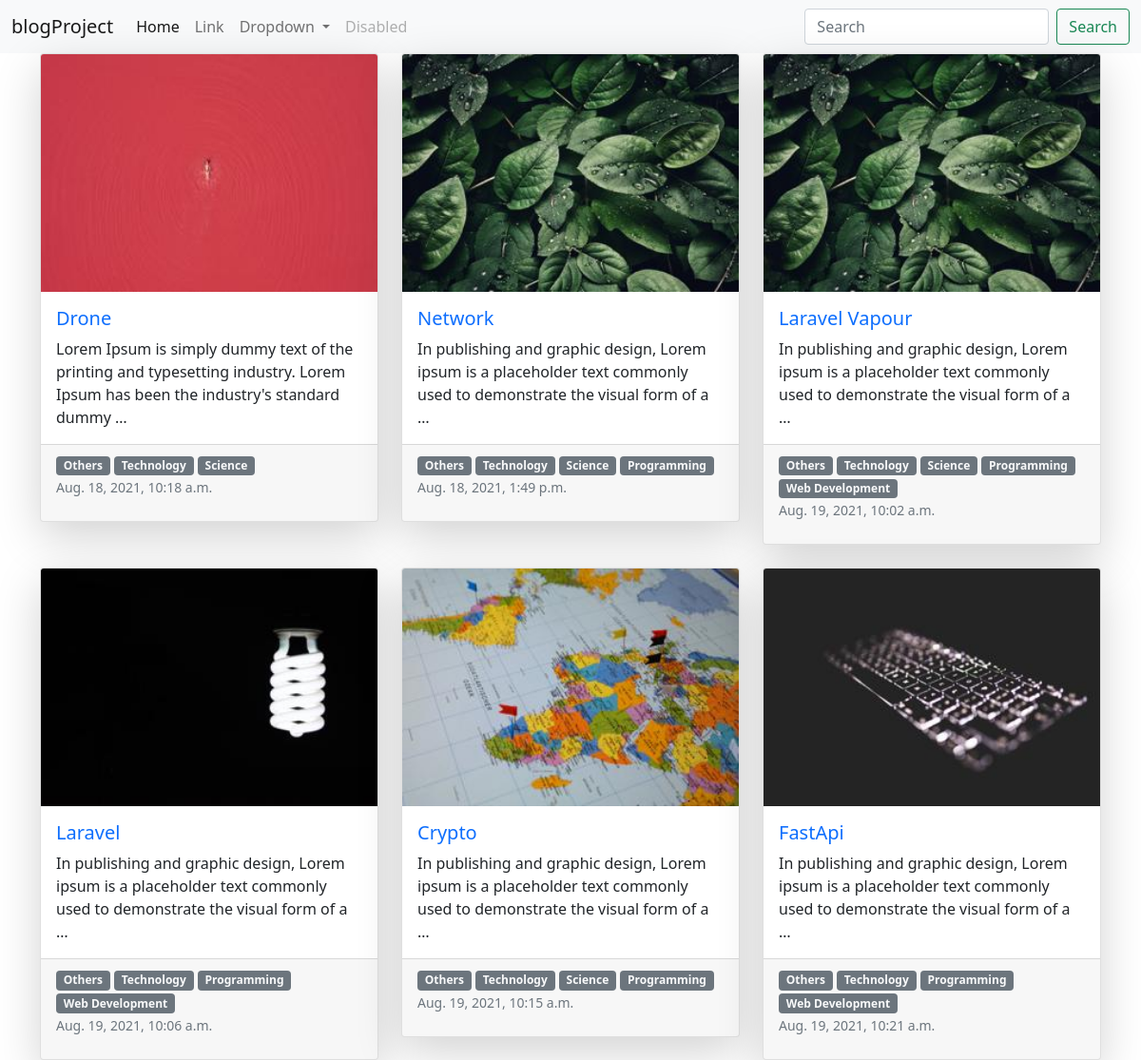
The app's page /search/ with its own data.
### blog_post/models.py (models this page shows, shortened)
class Post(models.Model):
  title = models.CharField(max_length=255)
  created_by = models.ForeignKey(Account, on_delete=models.CASCADE)
  body  = models.TextField()
  created = models.DateTimeField(auto_now_add=True)
  last_modified = models.DateTimeField(auto_now=True)
  image         = models.ImageField(default='post_pics/default.jpg',upload_to='post_pics',null=True,blank=True)
  categories = models.ManyToManyField('Category',related_name='posts')

class Category(models.Model):
  name = models.CharField(max_length=20)

### blog_post/views.py (the view)
# urls.py: path('search/',views.Search,name="search"),
def Search(request):
  posts = Post.objects.all()
  query = request.GET.get('q')
  if query:
    posts = Post.objects.all().filter(
      Q(title__icontains=query)|
      Q(body__icontains=query)
    )
  content = {'posts':posts}
  return render(request,'post/search.html',content)

### templates/post/search.html
{% extends 'base.html' %}
{% load humanize %}
{% block content %}
<div class="container">
  <div class="row row-cols-1 row-cols-md-3 g-4 ">
    {% for post in posts %}
    <div class="col">
     <div class="card shadow-lg rounded"  >
        <img src="{{post.image.url}}" class="card-img-top img-fluid" style="width: auto; height: 250px;" alt="...">
        <div class="card-body">
          <h5 class="card-title"> <a class="text-decoration-none " href="{% url 'blog_post:blog_detail' post.id %}"> {{post.title}} </a>  </h5>
          <p class="card-text">{{post.body|truncatewords:20 }}</p>
        </div>
        <div class="card-footer">
          {% for category in post.categories.all %}
          <a class="badge text-decoration-none bg-secondary text-wrap link-light" href="{% url 'blog_post:blog_category' category.name %}">
            {{ category.name }}
          </a>
          {% endfor %}
          <p> <small class="text-muted">{{post.created|ordinal }}</small> </p>
        </div>
      </div>
    </div>
    {% endfor %}
  </div>
</div>
{% endblock %}

### records on screen
Post: image (picture), title "Drone", body "Lorem Ipsum is simply dummy text of the printing and typesetting industry. Lorem Ipsum has been the industry's standard dummy …", created|ordinal "Aug. 18, 2021, 10:18 a.m."
Category: name "Others"
Category: name "Technology"
Category: name "Science"
Post: image (picture), title "Network", body "In publishing and graphic design, Lorem ipsum is a placeholder text commonly used to demonstrate the visual form of a …", created|ordinal "Aug. 18, 2021, 1:49 p.m."
Category: name "Programming"
Post: image (picture), title "Laravel Vapour", body "In publishing and graphic design, Lorem ipsum is a placeholder text commonly used to demonstrate the visual form of a …", created|ordinal "Aug. 19, 2021, 10:02 a.m."
Category: name "Web Development"
Post: image (picture), title "Laravel", body "In publishing and graphic design, Lorem ipsum is a placeholder text commonly used to demonstrate the visual form of a …", created|ordinal "Aug. 19, 2021, 10:06 a.m."
Post: image (picture), title "Crypto", body "In publishing and graphic design, Lorem ipsum is a placeholder text commonly used to demonstrate the visual form of a …", created|ordinal "Aug. 19, 2021, 10:15 a.m."
Post: image (picture), title "FastApi", body "In publishing and graphic design, Lorem ipsum is a placeholder text commonly used to demonstrate the visual form of a …", created|ordinal "Aug. 19, 2021, 10:21 a.m."
